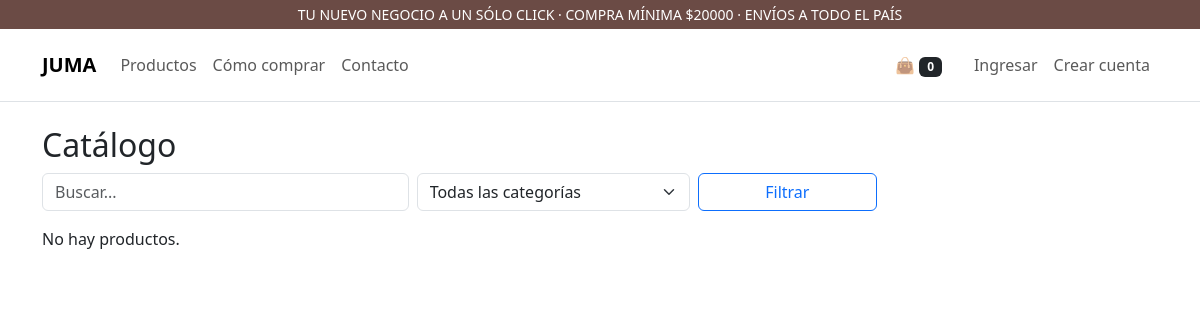
Page /catalogo/ on the earlier database version.
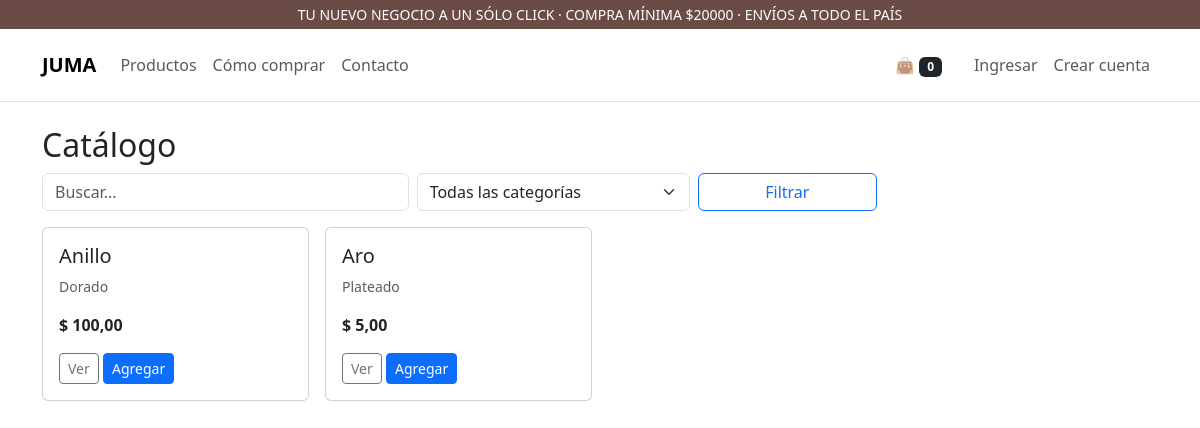
Same page on the later database version.
### core/models.py (models this page shows, shortened)
class Producto(models.Model):
    categoria = models.ForeignKey('Categoria', on_delete=models.SET_NULL, null=True, related_name='productos')
    nombre = models.CharField(max_length=150)
    descripcion = models.TextField(blank=True)
    precio = models.DecimalField(max_digits=10, decimal_places=2, validators=[MinValueValidator(Decimal('0.00'))])
    stock = models.PositiveIntegerField(default=0)
    imagen = models.ImageField(upload_to='productos/', blank=True, null=True)
    activo = models.BooleanField(default=True)
    slug = models.SlugField(unique=True)
    class Meta: ordering = ["nombre"]

class Categoria(models.Model):
    nombre = models.CharField(max_length=100, unique=True)
    descripcion = models.TextField(blank=True, null=True)
    slug = models.SlugField(unique=True)
    class Meta: ordering = ["nombre"]
    def __str__(self): return self.nombre

### core/views.py (the view)
# urls.py: path('catalogo/', views.ProductoListView.as_view(), name='catalogo'),
class ProductoListView(ListView):
    model = Producto
    template_name = "core/product_list.html"
    context_object_name = "productos"
    paginate_by = 12
    def get_queryset(self):
        qs = Producto.objects.filter(activo=True).select_related("categoria")
        cat = self.request.GET.get("cat")
        if cat: qs = qs.filter(categoria__slug=cat)
        q = self.request.GET.get("q")
        if q: qs = qs.filter(nombre__icontains=q)
        return qs
    def get_context_data(self, **kwargs):
        ctx = super().get_context_data(**kwargs)
        ctx["categorias"] = Categoria.objects.all()
        return ctx

### core/cart.py (called while the page is built)
    def __len__(self): return sum(int(i["quantity"]) for i in self.cart.values())

### core/context_processors.py (called while the page is built)
def cart_count(request):
    try:
        return {'cart_count': len(Cart(request))}
    except Exception:
        return {'cart_count': 0}

### templates/core/product_list.html (shortened to what this page needs)
{% extends "core/base.html" %}
{% block content %}
<h2>Catálogo</h2>
<form method="get" class="row g-2 mb-3">
  <div class="col-md-4"><input type="text" name="q" class="form-control" placeholder="Buscar..." value="{{ request.GET.q }}"></div>
  <div class="col-md-3">
    <select name="cat" class="form-select">
      <option value="">Todas las categorías</option>
    </select>
  </div>
  <div class="col-md-2"><button class="btn btn-outline-primary w-100">Filtrar</button></div>
</form>
<div class="row row-cols-1 row-cols-md-4 g-3">
  {% for p in productos %}
  <div class="col">
    <div class="card h-100">
      <div class="card-body">
        <h5 class="card-title">{{ p.nombre }}</h5>
        <p class="card-text small text-muted">{{ p.categoria }}</p>
        <p class="fw-bold">$ {{ p.precio }}</p>
        <a href="{% url 'producto_detalle' slug=p.slug %}" class="btn btn-sm btn-outline-secondary">Ver</a>
        <a href="{% url 'carrito_agregar' pk=p.id %}" class="btn btn-sm btn-primary">Agregar</a>
      </div>
    </div>
  </div>
  {% empty %}<p>No hay productos.</p>{% endfor %}
</div>
{% endblock %}

### templates/core/base.html (shortened to what this page needs)
{% load static %}
<!doctype html>
<html lang="es">
<head>
  <link rel="stylesheet" href="https://cdn.jsdelivr.net/npm/bootstrap@5.3.3/dist/css/bootstrap.min.css">
  <link rel="stylesheet" href="{% static 'core/site.css' %}">
</head>
<body>
  <div class="bg-brown text-white small py-1 text-center">
    TU NUEVO NEGOCIO A UN SÓLO CLICK · COMPRA MÍNIMA $20000 · ENVÍOS A TODO EL PAÍS
  </div>
  <nav class="navbar navbar-expand-lg bg-white border-bottom">
    <div class="container py-2">
      <a class="navbar-brand fw-bold" href="/">JUMA</a>
      <div class="collapse navbar-collapse" id="nav">
        <ul class="navbar-nav me-auto mb-2 mb-lg-0">
          <li class="nav-item"><a class="nav-link" href="{% url 'catalogo' %}">Productos</a></li>
          <li class="nav-item"><a class="nav-link" href="{% url 'como_comprar' %}">Cómo comprar</a></li>
          <li class="nav-item"><a class="nav-link" href="{% url 'contacto' %}">Contacto</a></li>
        </ul>
        <ul class="navbar-nav">
          <li class="nav-item me-3"><a class="nav-link" href="{% url 'carrito_detalle' %}">👜 <span class="badge bg-dark">{{ cart_count }}</span></a></li>
          {% if request.user.is_authenticated %}
          <li class="nav-item dropdown">
            <a class="nav-link dropdown-toggle" href="#" role="button" data-bs-toggle="dropdown">{{ request.user.username }}</a>
            <ul class="dropdown-menu dropdown-menu-end">
              <li><a class="dropdown-item" href="{% url 'perfil' %}">Mi perfil</a></li>
              <li><a class="dropdown-item" href="{% url 'mis_pedidos' %}">Mis pedidos</a></li>
              <li><hr class="dropdown-divider"></li>
              <li>
                <form method="post" action="{% url 'logout' %}">{% csrf_token %}
                  <button class="dropdown-item">Salir</button>
                </form>
              </li>
            </ul>
          </li>
          {% else %}
            <li class="nav-item"><a class="nav-link" href="{% url 'login' %}">Ingresar</a></li>
            <li class="nav-item"><a class="nav-link" href="{% url 'registrar' %}">Crear cuenta</a></li>
          {% endif %}
        </ul>
      </div>
    </div>
  </nav>
  <main class="container my-4">
    {% block content %}{% endblock %}
  </main>
</body>
</html>

### static/core/site.css (style rules this page uses)
.bg-brown { background:#6b4b45 }

Differences in the rows shown:
added Producto: nombre "Anillo", categoria "Dorado", precio "100,00"
added Producto: nombre "Aro", categoria "Plateado", precio "5,00"
Other differences:
text no longer shown: "No hay productos."
